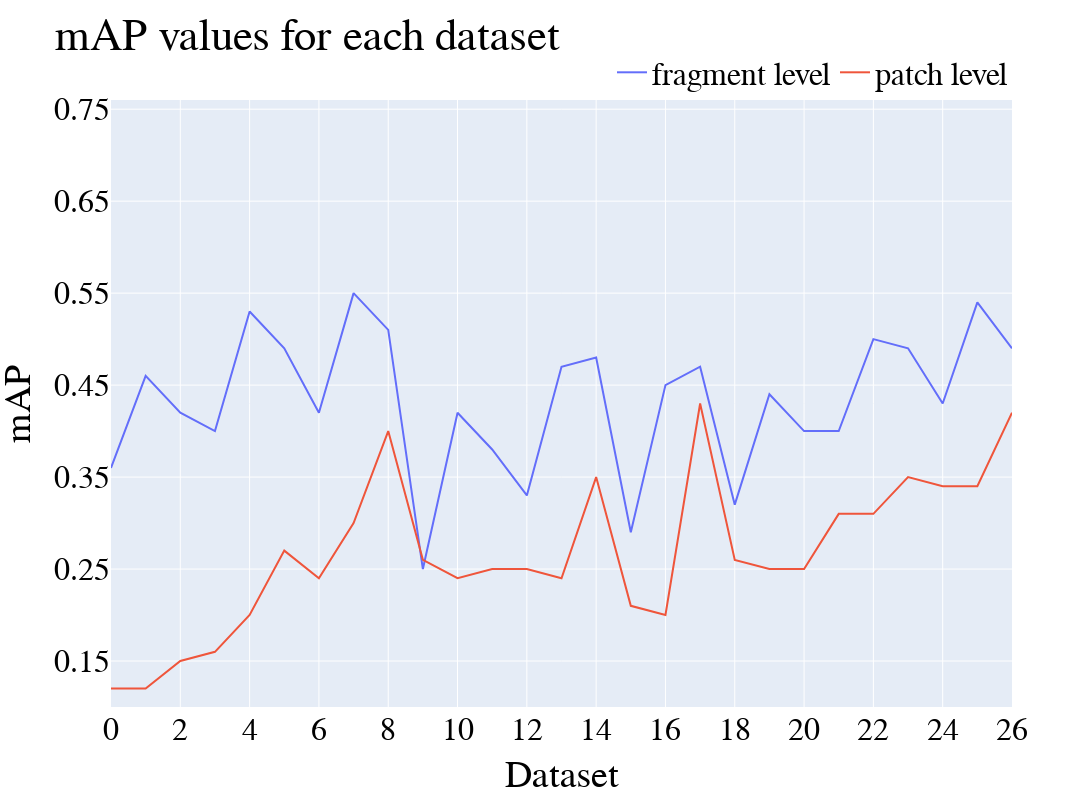

This figure's notebook cell:
### Code cell
fig = px.line(df,
              x="dataset",
              y="value",
              color='type',
            title='mAP values for each dataset',
                 width=1200, height=800)


fig.update_layout(
    xaxis = dict(
        title = 'Dataset',
        tickmode = 'array',
    tickvals = [0,2, 4, 6,8, 10,12,14,16,18,20,22,24,26],
        ticktext = [0,2, 4, 6,8, 10,12,14,16,18,20,22,24,26]
    ),
    yaxis = dict(
        title = 'mAP',
      tickmode = 'array',
    range=[0.10, 0.76],
    tickvals = [0.15, 0.25, 0.35, 0.45, 0.55, 0.65, 0.75],
        ticktext = [0.15, 0.25, 0.35, 0.45, 0.55,0.65, 0.75],
    ),
    font=dict(family="Serif",size=32,color='black'),
    legend=dict(title='', orientation="h",
    yanchor="bottom",
    y=1.0,
    xanchor="right",
    x=1))
    

fig.write_image("images/map_final.pdf")    
fig.show()

### Figure 1 — Plotly figure (JSON) as saved in the notebook; plotly's stock layout.template omitted (floating-point values rounded to 4 significant figures)
{"data": [{"hovertemplate": "type=fragment level<br>dataset=%{x}<br>value=%{y}<extra></extra>", "legendgroup": "fragment level", "line": {"color": "#636efa", "dash": "solid"}, "marker": {"symbol": "circle"}, "mode": "lines", "name": "fragment level", "orientation": "v", "showlegend": true, "type": "scatter", "x": ["0_base_line_small", "1_baseline_small_big", "2_baseline_small_bigger", "3_baseline_medium_small", "4_baseline_medium_big", "5_baseline_medium_bigger", "6_baseline_big_small", "7_baseline_big_big", "8_baseline_big_bigger", "9_mean_small_small", "10_mean_small_big", "11_mean_small_bigger", "12_mean_medium_small", "13_mean_medium_big", "14_mean_medium_bigger", "15_mean_big_small", "16_mean_big_big", "17_mean_big_bigger", "18_text_small_small", "19_text_small_big", "20_text_small_bigger", "21_text_medium_small", "22_text_medium_big", "23_text_medium_bigger", "24_text_big_small", "25_text_big_big", "26_text_big_bigger"], "xaxis": "x", "y": [0.36, 0.46, 0.42, 0.4, 0.53, 0.49, 0.42, 0.55, 0.51, 0.25, 0.42, 0.38, 0.33, 0.47, 0.48, 0.29, 0.45, 0.47, 0.32, 0.44, 0.4, 0.4, 0.5, 0.49, 0.43, 0.54, 0.49], "yaxis": "y"}, {"hovertemplate": "type=patch level<br>dataset=%{x}<br>value=%{y}<extra></extra>", "legendgroup": "patch level", "line": {"color": "#EF553B", "dash": "solid"}, "marker": {"symbol": "circle"}, "mode": "lines", "name": "patch level", "orientation": "v", "showlegend": true, "type": "scatter", "x": ["0_base_line_small", "1_baseline_small_big", "2_baseline_small_bigger", "3_baseline_medium_small", "4_baseline_medium_big", "5_baseline_medium_bigger", "6_baseline_big_small", "7_baseline_big_big", "8_baseline_big_bigger", "9_mean_small_small", "10_mean_small_big", "11_mean_small_bigger", "12_mean_medium_small", "13_mean_medium_big", "14_mean_medium_bigger", "15_mean_big_small", "16_mean_big_big", "17_mean_big_bigger", "18_text_small_small", "19_text_small_big", "20_text_small_bigger", "21_text_medium_small", "22_text_medium_big", "23_text_medium_bigger", "24_text_big_small", "25_text_big_big", "26_text_big_bigger"], "xaxis": "x", "y": [0.12, 0.12, 0.15, 0.16, 0.2, 0.27, 0.24, 0.3, 0.4, 0.26, 0.24, 0.25, 0.25, 0.24, 0.35, 0.21, 0.2, 0.43, 0.26, 0.25, 0.25, 0.31, 0.31, 0.35, 0.34, 0.34, 0.42], "yaxis": "y"}], "layout": {"font": {"color": "black", "family": "Serif", "size": 32}, "height": 800, "legend": {"orientation": "h", "title": {"text": ""}, "tracegroupgap": 0, "x": 1, "xanchor": "right", "y": 1, "yanchor": "bottom"}, "title": {"text": "mAP values for each dataset"}, "width": 1200, "xaxis": {"anchor": "y", "autorange": true, "domain": [0, 1], "range": [0, 26], "tickmode": "array", "ticktext": [0, 2, 4, 6, 8, 10, 12, 14, 16, 18, 20, 22, 24, 26], "tickvals": [0, 2, 4, 6, 8, 10, 12, 14, 16, 18, 20, 22, 24, 26], "title": {"text": "Dataset"}, "type": "category"}, "yaxis": {"anchor": "x", "domain": [0, 1], "range": [0.1, 0.76], "tickmode": "array", "ticktext": [0.15, 0.25, 0.35, 0.45, 0.55, 0.65, 0.75], "tickvals": [0.15, 0.25, 0.35, 0.45, 0.55, 0.65, 0.75], "title": {"text": "mAP"}, "type": "linear"}}}
